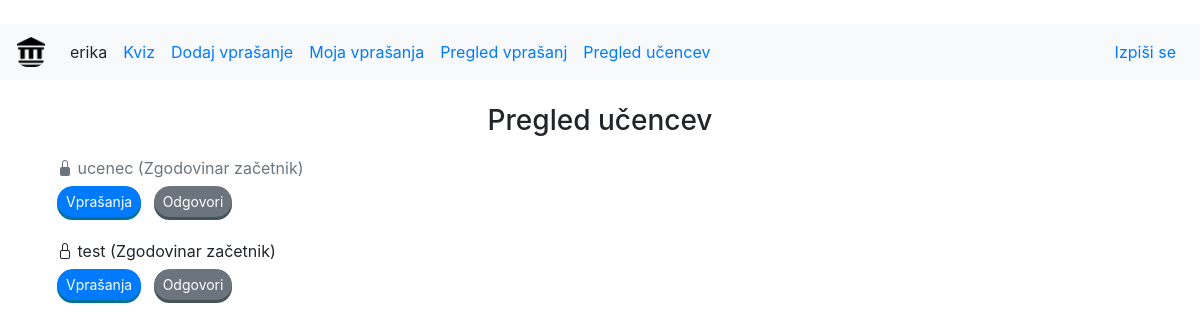
Page /ucenci/pregled (signed in) on the earlier database version.
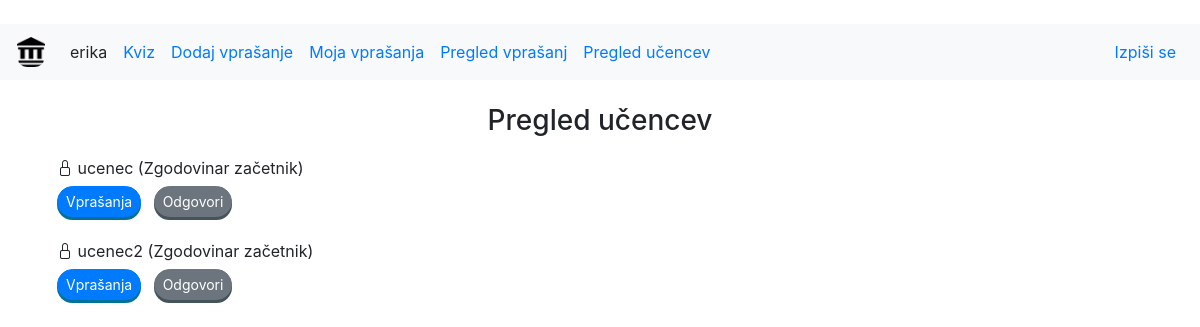
Same page on the later database version.
### zgodovinakviz/models.py (models this page shows, shortened)
class Uporabnik(models.Model):
    user = models.OneToOneField(settings.AUTH_USER_MODEL, on_delete=models.CASCADE)
    level = models.ForeignKey(Level, on_delete=models.SET_NULL, null=True)
    ucitelj = models.BooleanField(default=False)
    locked = models.BooleanField(default=False)

class Level(models.Model):
    ime = models.CharField(max_length=1000)
    vrstni_red = models.IntegerField()

### zgodovinakviz/views.py (the view)
# urls.py: path('ucenci/pregled', views.pregled_ucencev, name='pregled_ucencev'),
@login_required
def pregled_ucencev(request):
    if not Uporabnik.objects.get(user=request.user).ucitelj:
        return redirect("kviz")
    ucenci = Uporabnik.objects.filter(ucitelj=False)
    return render(request, 'zgodovinakviz/students_overview.html', {'ucenci': ucenci,
                                                                     'title': 'Pregled učencev',
                                                                     'uporabnik': Uporabnik.objects.get(user=request.user)})

### zgodovinakviz/templates/zgodovinakviz/students_overview.html (shortened to what this page needs)
{% extends 'zgodovinakviz/base.html' %}
{% block content %}
<div class="container mt-4">
    <h3 class="text-center">Pregled učencev</h3>
    <table class="table table-borderless">
        <tbody>
			{% for u in ucenci %}
            <tr>
                <td class="{% if u.locked %}text-muted{%endif%}">
					{% if u.locked %}
						<i data-toggle="modal" data-target="#infoModalUnlockStudent{{u.pk}}" class="teacher bi bi-lock-fill"></i>
					{% else %}
						<i data-toggle="modal" data-target="#infoModalLockStudent{{u.pk}}" class="teacher bi bi-lock"></i>
					{% endif %}
                    {{u.user.username}} ({{u.level.ime}})<br>
                    <a role="button" href="{% url 'vprasanja_ucenca' pk=u.pk %}" class="btn btn-primary btn-sm mt-2">Vprašanja</a>
                    <a role="button" href="{% url 'odgovori_ucenca' pk=u.pk %}" class="btn btn-secondary btn-sm ml-2 mt-2">Odgovori</a>
                </td>
            </tr>
			{% endfor %}
        </tbody>
    </table>
</div>
{% endblock %}

Differences in the rows shown:
changed Uporabnik "ucenec": locked True → False (drawn)
changed through a linked row, Uporabnik: user.username "test" → "ucenec2"
